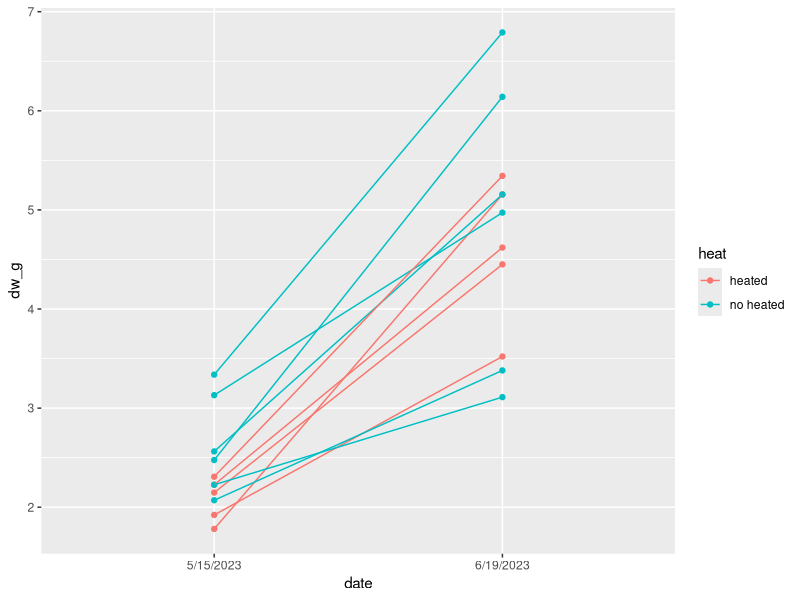
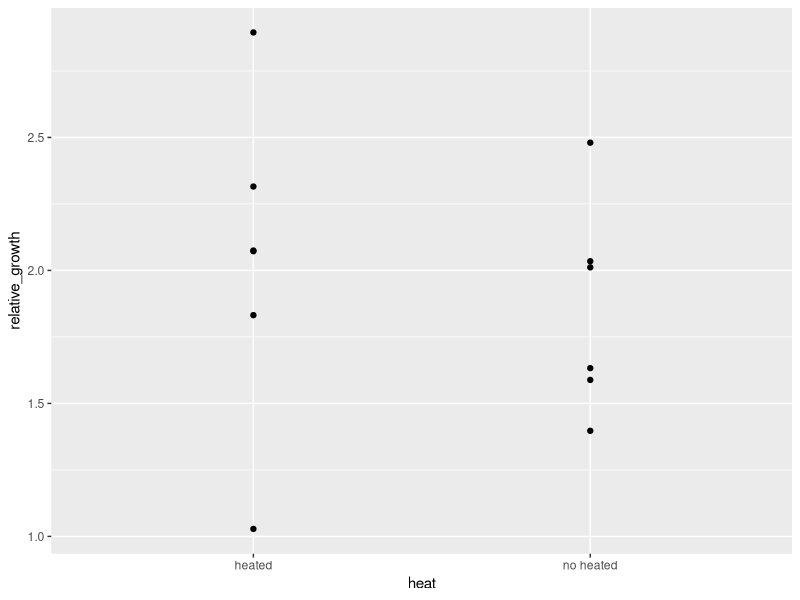
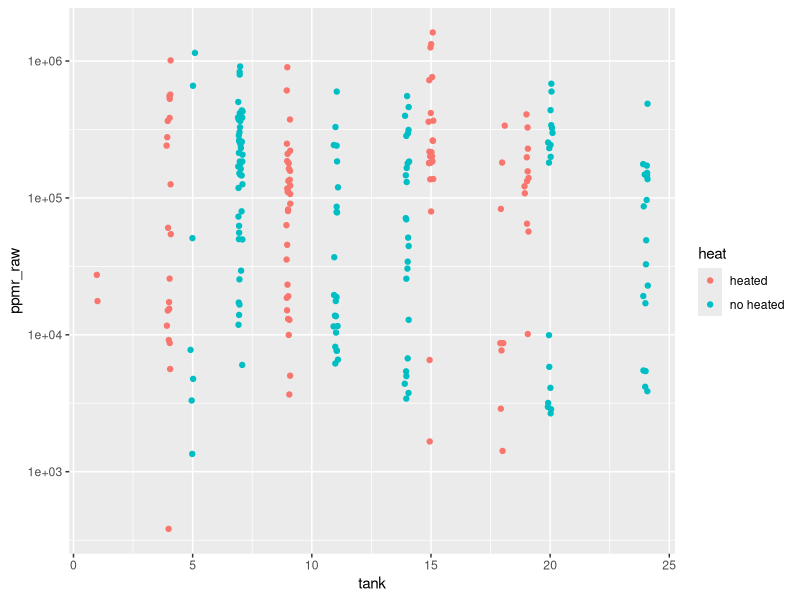

Reproduce these figures in R, in order. (Note: this script raises an error after producing the figures.)
library(tidyverse)

treatments = read_csv("data/treatments.csv") %>% 
  mutate(treatment = paste0(heat, "_",fish))

fish_lengths <- read_csv("data/fish_lengths.csv") %>% 
  mutate(tl_mm = tl_cm*10,
         ww_g = a*tl_cm^b,
         dw_g = ww_g*0.2) %>% 
  left_join(treatments)


fish_lengths %>% 
  filter(tank != 4) %>% # fish 4 could not be measured accurately at the end due to being mangled in the valve during collection 
  ggplot(aes(x = date, y = dw_g, color = heat)) + 
  geom_point() + 
  geom_line(aes(group = tank, color = heat)) 


fish_lengths %>% 
  select(tank, date, dw_g, heat) %>% 
  pivot_wider(names_from = date, values_from = dw_g) %>% 
  mutate(relative_growth = `6/19/2023`/`5/15/2023`) %>% 
  ggplot(aes(x = heat, y = relative_growth)) + 
  # geom_boxplot(aes(group = heat)) + 
  geom_point()



# fish prey ---------------------------------------------------------------

fish_prey = read_csv("data/prey_size_data.csv") %>% 
  left_join(fish_lengths %>% filter(date != "5/15/2023") %>% distinct(tank, dw_g, heat, fish, treatment)) %>% 
  mutate(fish_dw_mg = dw_g*1000,
         ppmr_raw = fish_dw_mg/dm_mg,
         ppmr_log = round(log10(ppmr_raw)))



fish_prey %>% 
  group_by(tank) %>% 
  reframe(median = median(ppmr_raw)) %>% 
  reframe(median = median(median))
  
fish_prey %>% 
  ggplot(aes(x = tank, y = ppmr_raw, color = heat)) + 
  geom_jitter(width = 0.1) +
  scale_y_log10()


fish_prey %>% 
  group_by(treatment) %>% 
  reframe(dm_mg = median(dm_mg),
          sd = sd(dm_mg)) %>% 
  arrange(treatment, -dm_mg)

fish_prey %>% 
  group_by(treatment) %>%
  median_qi(dm_mg, .width = 0.5) %>% 
  arrange(treatment, dm_mg)


brm_fish_prey = brm(dm_mg ~ treatment,
                    family = Gamma(),
                    data = fish_prey)

saveRDS(brm_fish_prey, file = "models/brm_fish_prey.rds")

brm_fish_prey$data %>% 
  distinct(treatment) %>% 
  add_epred_draws(brm_fish_prey) %>% 
  group_by(treatment) %>% 
  median_qi(.epred)
